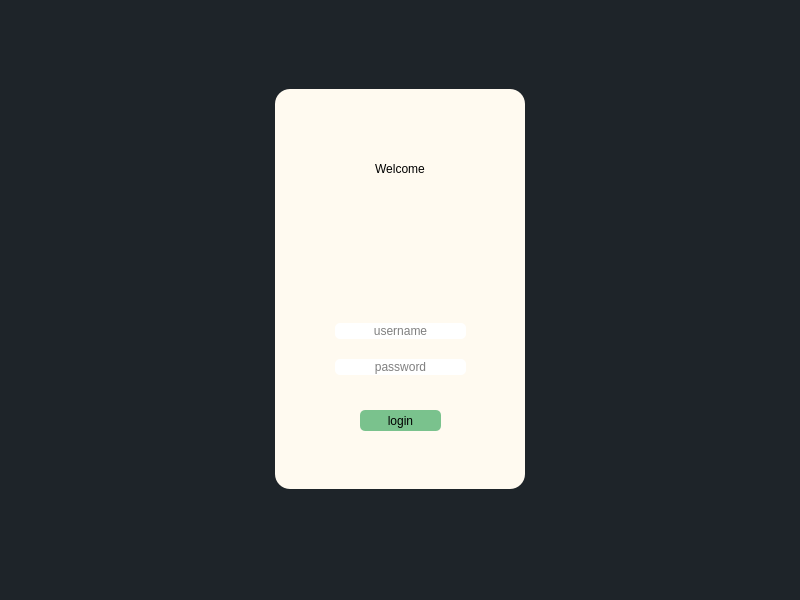
<?xml version="1.0" encoding="UTF-8"?>
<ui version="4.0">
 <class>MainWindow</class>
 <widget class="QMainWindow" name="MainWindow">
  <property name="geometry">
   <rect>
    <x>0</x>
    <y>0</y>
    <width>800</width>
    <height>600</height>
   </rect>
  </property>
  <property name="windowTitle">
   <string>SIMS login</string>
  </property>
  <property name="windowIcon">
   <iconset>
    <normaloff>../../../../../../../Downloads/Picsart_24-04-24_18-25-17-205.jpg</normaloff>../../../../../../../Downloads/Picsart_24-04-24_18-25-17-205.jpg</iconset>
  </property>
  <property name="styleSheet">
   <string notr="true">background-color: #1e2429;</string>
  </property>
  <widget class="QWidget" name="centralwidget">
   <layout class="QHBoxLayout" name="horizontalLayout">
    <item>
     <widget class="QGroupBox" name="groupBox">
      <property name="sizePolicy">
       <sizepolicy hsizetype="Fixed" vsizetype="Fixed">
        <horstretch>0</horstretch>
        <verstretch>0</verstretch>
       </sizepolicy>
      </property>
      <property name="minimumSize">
       <size>
        <width>250</width>
        <height>400</height>
       </size>
      </property>
      <property name="layoutDirection">
       <enum>Qt::LeftToRight</enum>
      </property>
      <property name="styleSheet">
       <string notr="true">border-radius: 15px;
            background-color: floralwhite;</string>
      </property>
      <property name="title">
       <string/>
      </property>
      <property name="alignment">
       <set>Qt::AlignJustify|Qt::AlignVCenter</set>
      </property>
      <widget class="QLabel" name="label">
       <property name="geometry">
        <rect>
         <x>30</x>
         <y>50</y>
         <width>190</width>
         <height>60</height>
        </rect>
       </property>
       <property name="sizePolicy">
        <sizepolicy hsizetype="Fixed" vsizetype="Fixed">
         <horstretch>0</horstretch>
         <verstretch>0</verstretch>
        </sizepolicy>
       </property>
       <property name="minimumSize">
        <size>
         <width>190</width>
         <height>60</height>
        </size>
       </property>
       <property name="styleSheet">
        <string notr="true">font: 26pt &quot;Georgia&quot;;
text-align:center;
color: black;</string>
       </property>
       <property name="text">
        <string>Welcome</string>
       </property>
       <property name="alignment">
        <set>Qt::AlignCenter</set>
       </property>
      </widget>
      <widget class="QWidget" name="layoutWidget">
       <property name="geometry">
        <rect>
         <x>60</x>
         <y>220</y>
         <width>131</width>
         <height>81</height>
        </rect>
       </property>
       <layout class="QVBoxLayout" name="verticalLayout">
        <item>
         <widget class="QLineEdit" name="username">
          <property name="minimumSize">
           <size>
            <width>0</width>
            <height>10</height>
           </size>
          </property>
          <property name="styleSheet">
           <string notr="true">background-color: white;
color:black;
border-radius:5px;
border: 2px black;</string>
          </property>
          <property name="alignment">
           <set>Qt::AlignCenter</set>
          </property>
          <property name="placeholderText">
           <string>username</string>
          </property>
         </widget>
        </item>
        <item>
         <widget class="QLineEdit" name="password">
          <property name="styleSheet">
           <string notr="true">background-color: white;
color:black;
border-radius:5px;
border: 2px black;</string>
          </property>
          <property name="maxLength">
           <number>16</number>
          </property>
          <property name="echoMode">
           <enum>QLineEdit::Password</enum>
          </property>
          <property name="alignment">
           <set>Qt::AlignCenter</set>
          </property>
          <property name="placeholderText">
           <string>password</string>
          </property>
         </widget>
        </item>
       </layout>
      </widget>
      <widget class="QLabel" name="notes">
       <property name="geometry">
        <rect>
         <x>40</x>
         <y>170</y>
         <width>171</width>
         <height>41</height>
        </rect>
       </property>
       <property name="styleSheet">
        <string notr="true">
color:black;
</string>
       </property>
       <property name="text">
        <string/>
       </property>
       <property name="alignment">
        <set>Qt::AlignCenter</set>
       </property>
      </widget>
      <widget class="QPushButton" name="pushButton">
       <property name="geometry">
        <rect>
         <x>85</x>
         <y>321</y>
         <width>81</width>
         <height>21</height>
        </rect>
       </property>
       <property name="styleSheet">
        <string notr="true">background-color:#7ac28d;
border-radius:5px;</string>
       </property>
       <property name="text">
        <string>login</string>
       </property>
      </widget>
     </widget>
    </item>
   </layout>
  </widget>
  <widget class="QMenuBar" name="menubar">
   <property name="geometry">
    <rect>
     <x>0</x>
     <y>0</y>
     <width>800</width>
     <height>21</height>
    </rect>
   </property>
  </widget>
  <widget class="QStatusBar" name="statusbar"/>
 </widget>
 <resources/>
 <connections/>
</ui>
